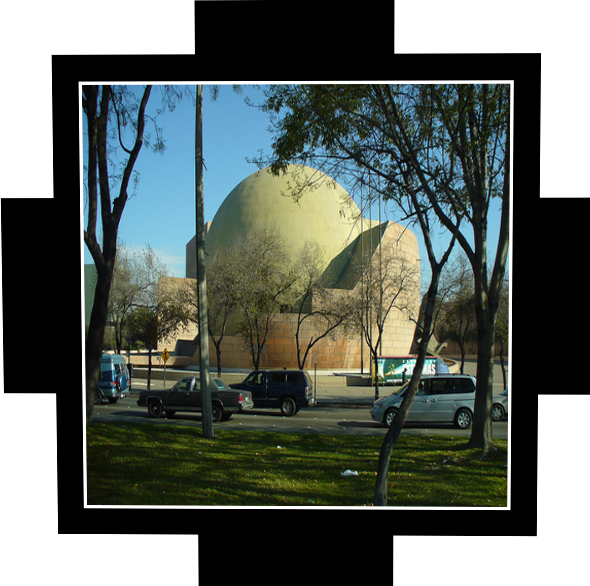
#> input picture examples/controlnet/image_test_part003_00000001_target.png, 590 x 586 px
$ python read.py
#> lines starting #> are read from the running program, lines starting #| are printed output that depends on the picture
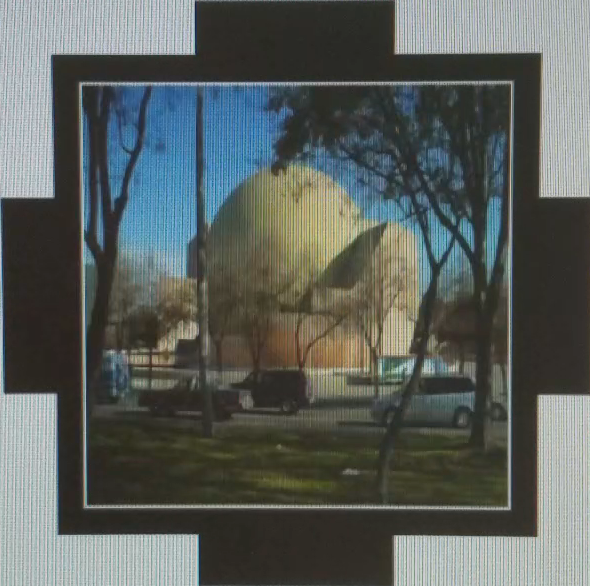
#> input picture examples/controlnet/image_test_part003_00000001_source.png, 590 x 586 px
# [277 lines of commented-out code are left out]
import cv2
import numpy as np

#
# def ensure_even_dimensions(image):
#     """确保图像宽高为偶数（否则金字塔操作会报错）"""
#     h, w = image.shape[:2]
#     if h % 2 != 0:
#         image = image[:-1, :]  # 裁剪最后一行
#     if w % 2 != 0:
#         image = image[:, :-1]  # 裁剪最后一列
#     return image
#
#
# def build_laplacian_pyramid(image, levels):
#     """构建拉普拉斯金字塔（支持RGB图像）"""
#     pyramid = []
#     current = image.copy()
#     for _ in range(levels):
#         # 高斯模糊 + 降采样
#         blurred = cv2.GaussianBlur(current, (1, 1), 0)
#         down = cv2.pyrDown(blurred)
#         # 上采样并计算高频残差
#         up = cv2.pyrUp(down, dstsize=(current.shape[1], current.shape[0]))
#         laplacian = current - up
#         pyramid.append(laplacian)
#         current = down
#     pyramid.append(current)  # 最后一级是高斯金字塔的底层
#     return pyramid
#
#
# def reconstruct_from_pyramid(pyramid):
#     """从拉普拉斯金字塔重建图像"""
#     image = pyramid[-1]
#     for i in range(len(pyramid) - 2, -1, -1):
#         up = cv2.pyrUp(image, dstsize=(pyramid[i].shape[1], pyramid[i].shape[0]))
#         image = up + pyramid[i]
#     return image
#
#
# def laplacian_blend_rgb(original_rgb, moire_rgb, levels=5, replace_levels=3):
#     """
#     RGB图像的拉普拉斯金字塔混合
#     Args:
#         original_rgb: 原始图像 (H,W,3) RGB格式
#         moire_rgb: 摩尔纹图像 (H,W,3) RGB格式
#         levels: 金字塔层数
#         replace_levels: 替换的高频层数（1=仅边缘，2=边缘+中频）
#     Returns:
#         混合后的RGB图像 (H,W,3)
#     """
#     # 确保输入是RGB格式
#     original_bgr = cv2.cvtColor(original_rgb, cv2.COLOR_RGB2BGR)
#     moire_bgr = cv2.cvtColor(moire_rgb, cv2.COLOR_RGB2BGR)
#
#     # 对每个通道分别处理（BGR顺序）
#     blended_channels = []
#     for c in range(3):
#         # 构建金字塔
#         orig_pyramid = build_laplacian_pyramid(original_bgr[:, :, c], levels)
#         moire_pyramid = build_laplacian_pyramid(moire_bgr[:, :, c], levels)
#
#         # 替换高频层
#         for lvl in range(levels - replace_levels, levels):
#             moire_pyramid[lvl] = orig_pyramid[lvl]
#
#         # 重建通道
#         blended_channel = reconstruct_from_pyramid(moire_pyramid)
#         blended_channels.append(blended_channel)
#
#     # 合并通道并转回RGB
#     blended_bgr = np.stack(blended_channels, axis=-1)
#     blended_rgb = cv2.cvtColor(blended_bgr.astype(np.uint8), cv2.COLOR_BGR2RGB)
#     return blended_rgb
#
#
import cv2
import numpy as np
from PIL import Image
import numpy as np


def calculate_brightness(image_path):
    """计算图片的平均亮度（0~255，值越大越亮）"""
    img = Image.open(image_path).convert('L')  # 转为灰度图（'L'模式）
    pixels = np.array(img).flatten()  # 转为NumPy数组并展平
    return np.mean(pixels)


def compare_images(image1_path, image2_path):
    """比较两张图片的亮度"""
    brightness1 = calculate_brightness(image1_path)
    brightness2 = calculate_brightness(image2_path)

    print(f"图片1亮度: {brightness1:.2f}")
    print(f"图片2亮度: {brightness2:.2f}")

    if brightness1 > brightness2:
        print("图片1更亮")
    elif brightness1 < brightness2:
        print("图片2更亮")
    else:
        print("两张图片亮度相近")


# 示例调用


def compare_brightness(img1_path, img2_path):
    img1 = cv2.imread(img1_path, cv2.IMREAD_GRAYSCALE)
    img2 = cv2.imread(img2_path, cv2.IMREAD_GRAYSCALE)

    avg1 = np.mean(img1)
    avg2 = np.mean(img2)

    print(f"图片1平均亮度: {avg1:.2f}, 图片2平均亮度: {avg2:.2f}")
    return "图片1更亮" if avg1 > avg2 else "图片2更亮"


def safe_laplacian_blend(original_rgb, moire_rgb, levels=3, replace_levels=1):
    """安全版金字塔混合（避免色斑）"""
#> called with levels = 6, replace_levels = 1
    # 转BGR并裁剪至偶数尺寸
    original = original_rgb[..., ::-1]  # RGB→BGR
#> original is the input picture: shape (586, 590, 3); mean B, G, R 99.5, 105, 97.4
    moire = moire_rgb[..., ::-1]
#> moire is the input picture: shape (586, 590, 3); mean B, G, R 93.3, 96.8, 91.1
    h, w = original.shape[:2]
#> h = 586; w = 590
    original = original[:h // 2 * 2, :w // 2 * 2]
    moire = moire[:h // 2 * 2, :w // 2 * 2]

    blended = np.zeros_like(original, dtype=np.float32)
    for c in range(3):  # 分通道处理
        # 构建原始图像金字塔
        gp_orig = [original[..., c].astype(np.float32)]
        for _ in range(levels):
            gp_orig.append(cv2.pyrDown(gp_orig[-1]))

        # 构建摩尔纹金字塔（仅用于低频基底）
        gp_moire = [moire[..., c].astype(np.float32)]
        for _ in range(levels):
            gp_moire.append(cv2.pyrDown(gp_moire[-1]))

        # 重建：原始高频 + 摩尔纹低频
        layer = gp_orig[-1]  # 最底层直接用原始图像
        for lvl in range(levels - 1, -1, -1):
            layer = cv2.pyrUp(layer, dstsize=gp_orig[lvl].shape[::-1])
            if lvl >= levels - replace_levels:  # 替换高频层
                layer += (gp_orig[lvl] - cv2.pyrUp(gp_orig[lvl + 1], dstsize=gp_orig[lvl].shape[::-1]))
            else:  # 保留摩尔纹高频
                layer += (gp_moire[lvl] - cv2.pyrUp(gp_moire[lvl + 1], dstsize=gp_moire[lvl].shape[::-1]))
        blended[..., c] = np.clip(layer, 0, 255)
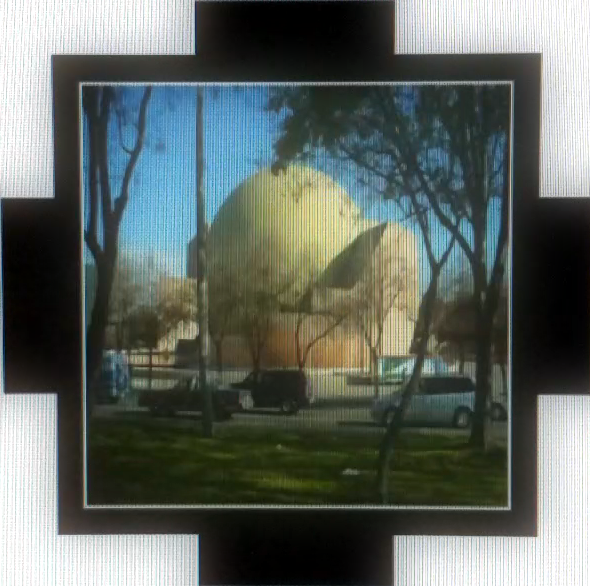
#> blended: shape (586, 590, 3) float32; mean B, G, R 99.1, 104.7, 96.9
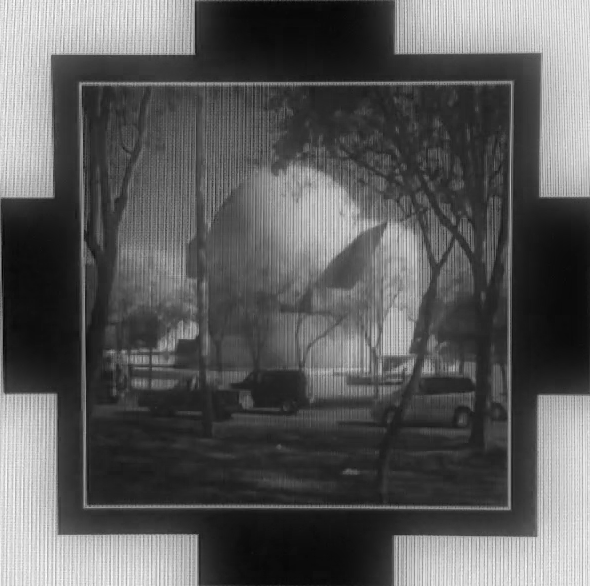
#> layer: shape (586, 590) float32; min -13.15, max 296.4, mean 97.3; drawn with min black and max white

    return blended[..., ::-1].astype(np.uint8)  # BGR→RGB
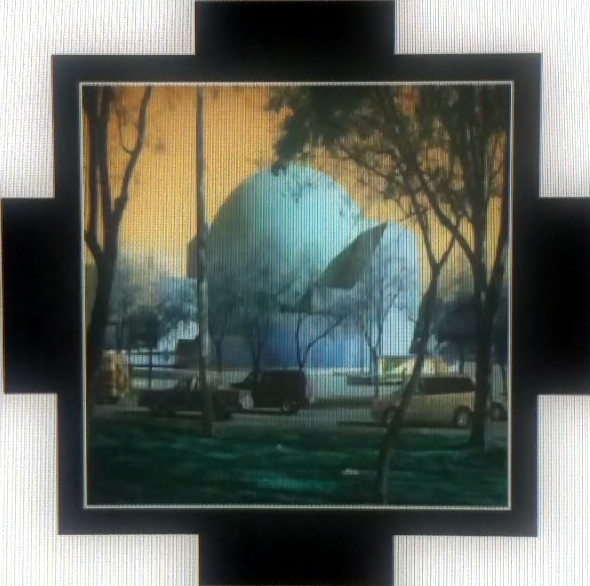
#> returned value: shape (586, 590, 3); mean of channels 0, 1, 2 96.4, 104.2, 98.6; drawn as B, G, R
# 示例用法
if __name__ == "__main__":
    # 读取图像（假设是RGB格式）
    original_rgb = cv2.cvtColor(cv2.imread("./image_test_part003_00000001_target.png"), cv2.COLOR_BGR2RGB)
    moire_rgb = cv2.cvtColor(cv2.imread('./image_test_part003_00000001_source.png'), cv2.COLOR_BGR2RGB)

    # 检查尺寸
    # original_rgb = ensure_even_dimensions(original_rgb)
    # moire_rgb = ensure_even_dimensions(moire_rgb)

    # 混合图像（替换1层高频=边缘）
    blended_rgb = safe_laplacian_blend(original_rgb, moire_rgb, levels=6, replace_levels=1)

    # 保存结果
    cv2.imwrite('./blended_result.png', cv2.cvtColor(blended_rgb, cv2.COLOR_RGB2BGR))
    print("混合完成！")
    # result = compare_brightness(r"D:\study\dataset\demoire\clear\image_test_part001_00000002.png", r"D:\study\dataset\demoire\blended_result.png")
    # print(result)
    compare_images("./image_test_part003_00000001_target.png",  "./blended_result.png")
#> in calculate_brightness, `img = Image.open(image_path).convert('L')  # 转为灰度图（'L'模式）`:
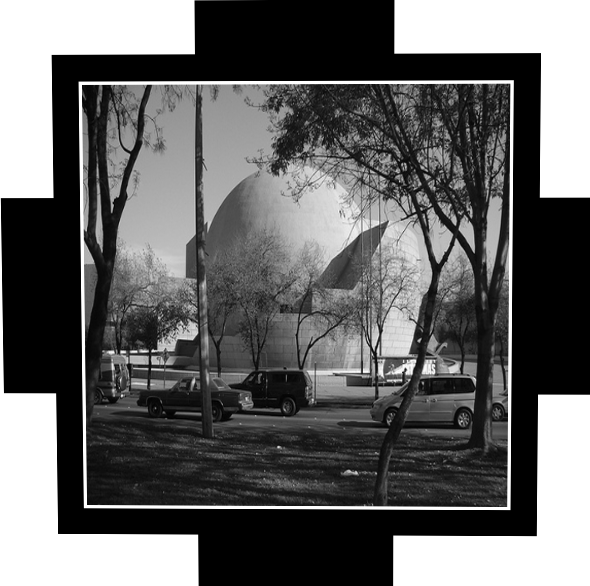
#> img: PIL image 590x586 L; min 0, max 255, mean 102.1
#> in compare_images, `brightness1 = calculate_brightness(image1_path)`: brightness1 = 102.1
#> call 2 of calculate_brightness, with image_path = './blended_result.png'
#> in calculate_brightness (call 2), `img = Image.open(image_path).convert('L')  # 转为灰度图（'L'模式）`:
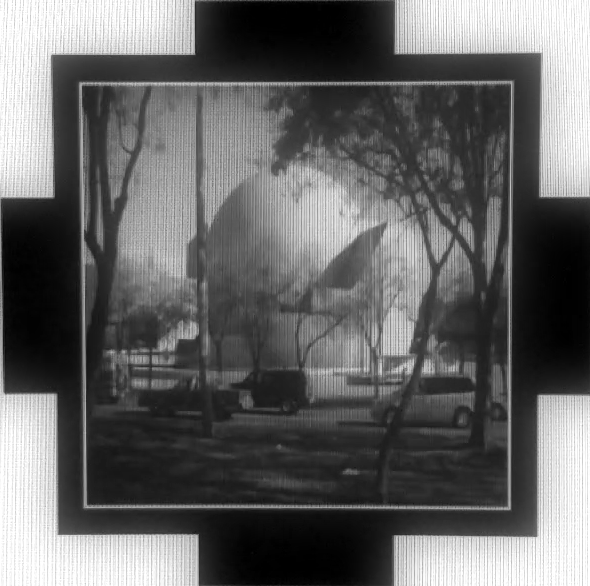
#> img: PIL image 590x586 L; min 0, max 255, mean 101.2
#> in compare_images, `brightness2 = calculate_brightness(image2_path)`: brightness2 = 101.2
#| 图片1亮度: 102.11
#| 图片2亮度: 101.23
# Load images (assuming they're tensors in [-1,1] range)
